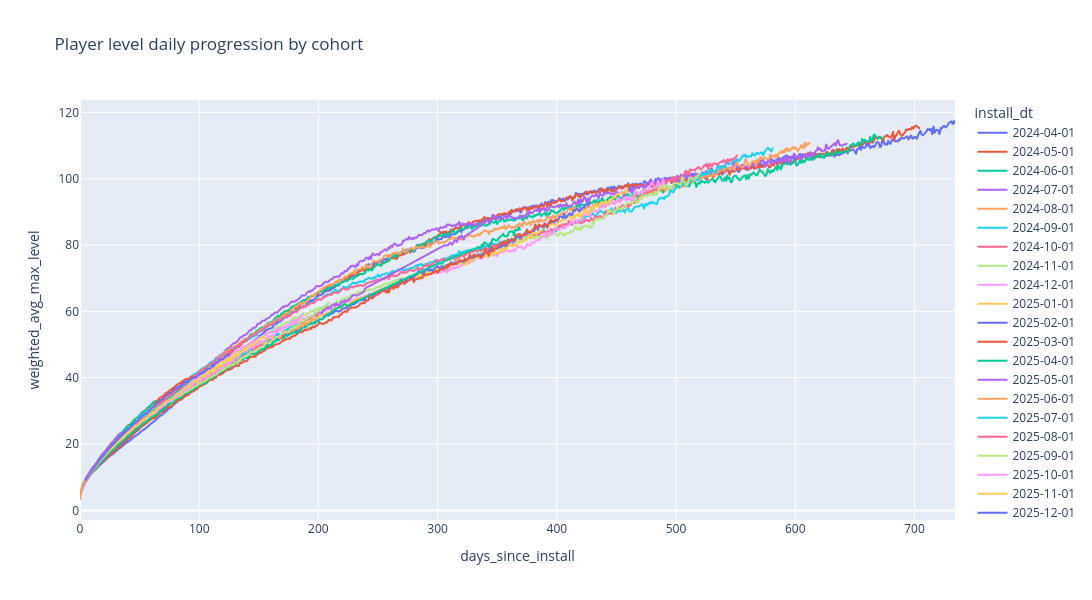

Notebook code cell kept with this figure:
### Code cell
# hide-output
fig = px.line(player_level_agg, 
              x='days_since_install', 
              y='weighted_avg_max_level',
              color='install_dt',
              title='Player level daily progression by cohort',
              width=1200,
              height=600,
              hover_data={'weighted_avg_max_level': True, 'cohort_users': True},)

fig.show()

### Figure 1 — Plotly figure (JSON) as saved in the notebook; plotly's stock layout.template omitted (floating-point values rounded to 4 significant figures; data arrays with more than 128 entries replaced by an {"elided": "..."} marker saying what was removed)
{"data": [{"customdata": {"elided": "735x1 int values"}, "hovertemplate": "install_dt=2024-04-01<br>days_since_install=%{x}<br>weighted_avg_max_level=%{y}<br>cohort_users=%{customdata[0]}<extra></extra>", "legendgroup": "2024-04-01", "line": {"color": "#636efa", "dash": "solid"}, "marker": {"symbol": "circle"}, "mode": "lines", "name": "2024-04-01", "showlegend": true, "type": "scattergl", "x": {"elided": "735 int values"}, "xaxis": "x", "y": {"elided": "735 float values"}, "yaxis": "y"}, {"customdata": {"elided": "705x1 int values"}, "hovertemplate": "install_dt=2024-05-01<br>days_since_install=%{x}<br>weighted_avg_max_level=%{y}<br>cohort_users=%{customdata[0]}<extra></extra>", "legendgroup": "2024-05-01", "line": {"color": "#EF553B", "dash": "solid"}, "marker": {"symbol": "circle"}, "mode": "lines", "name": "2024-05-01", "showlegend": true, "type": "scattergl", "x": {"elided": "705 int values"}, "xaxis": "x", "y": {"elided": "705 float values"}, "yaxis": "y"}, {"customdata": {"elided": "674x1 int values"}, "hovertemplate": "install_dt=2024-06-01<br>days_since_install=%{x}<br>weighted_avg_max_level=%{y}<br>cohort_users=%{customdata[0]}<extra></extra>", "legendgroup": "2024-06-01", "line": {"color": "#00cc96", "dash": "solid"}, "marker": {"symbol": "circle"}, "mode": "lines", "name": "2024-06-01", "showlegend": true, "type": "scattergl", "x": {"elided": "674 int values"}, "xaxis": "x", "y": {"elided": "674 float values"}, "yaxis": "y"}, {"customdata": {"elided": "644x1 int values"}, "hovertemplate": "install_dt=2024-07-01<br>days_since_install=%{x}<br>weighted_avg_max_level=%{y}<br>cohort_users=%{customdata[0]}<extra></extra>", "legendgroup": "2024-07-01", "line": {"color": "#ab63fa", "dash": "solid"}, "marker": {"symbol": "circle"}, "mode": "lines", "name": "2024-07-01", "showlegend": true, "type": "scattergl", "x": {"elided": "644 int values"}, "xaxis": "x", "y": {"elided": "644 float values"}, "yaxis": "y"}, {"customdata": {"elided": "613x1 int values"}, "hovertemplate": "install_dt=2024-08-01<br>days_since_install=%{x}<br>weighted_avg_max_level=%{y}<br>cohort_users=%{customdata[0]}<extra></extra>", "legendgroup": "2024-08-01", "line": {"color": "#FFA15A", "dash": "solid"}, "marker": {"symbol": "circle"}, "mode": "lines", "name": "2024-08-01", "showlegend": true, "type": "scattergl", "x": {"elided": "613 int values"}, "xaxis": "x", "y": {"elided": "613 float values"}, "yaxis": "y"}, {"customdata": {"elided": "582x1 int values"}, "hovertemplate": "install_dt=2024-09-01<br>days_since_install=%{x}<br>weighted_avg_max_level=%{y}<br>cohort_users=%{customdata[0]}<extra></extra>", "legendgroup": "2024-09-01", "line": {"color": "#19d3f3", "dash": "solid"}, "marker": {"symbol": "circle"}, "mode": "lines", "name": "2024-09-01", "showlegend": true, "type": "scattergl", "x": {"elided": "582 int values"}, "xaxis": "x", "y": {"elided": "582 float values"}, "yaxis": "y"}, {"customdata": {"elided": "552x1 int values"}, "hovertemplate": "install_dt=2024-10-01<br>days_since_install=%{x}<br>weighted_avg_max_level=%{y}<br>cohort_users=%{customdata[0]}<extra></extra>", "legendgroup": "2024-10-01", "line": {"color": "#FF6692", "dash": "solid"}, "marker": {"symbol": "circle"}, "mode": "lines", "name": "2024-10-01", "showlegend": true, "type": "scattergl", "x": {"elided": "552 int values"}, "xaxis": "x", "y": {"elided": "552 float values"}, "yaxis": "y"}, {"customdata": {"elided": "521x1 int values"}, "hovertemplate": "install_dt=2024-11-01<br>days_since_install=%{x}<br>weighted_avg_max_level=%{y}<br>cohort_users=%{customdata[0]}<extra></extra>", "legendgroup": "2024-11-01", "line": {"color": "#B6E880", "dash": "solid"}, "marker": {"symbol": "circle"}, "mode": "lines", "name": "2024-11-01", "showlegend": true, "type": "scattergl", "x": {"elided": "521 int values"}, "xaxis": "x", "y": {"elided": "521 float values"}, "yaxis": "y"}, {"customdata": {"elided": "491x1 int values"}, "hovertemplate": "install_dt=2024-12-01<br>days_since_install=%{x}<br>weighted_avg_max_level=%{y}<br>cohort_users=%{customdata[0]}<extra></extra>", "legendgroup": "2024-12-01", "line": {"color": "#FF97FF", "dash": "solid"}, "marker": {"symbol": "circle"}, "mode": "lines", "name": "2024-12-01", "showlegend": true, "type": "scattergl", "x": {"elided": "491 int values"}, "xaxis": "x", "y": {"elided": "491 float values"}, "yaxis": "y"}, {"customdata": {"elided": "460x1 int values"}, "hovertemplate": "install_dt=2025-01-01<br>days_since_install=%{x}<br>weighted_avg_max_level=%{y}<br>cohort_users=%{customdata[0]}<extra></extra>", "legendgroup": "2025-01-01", "line": {"color": "#FECB52", "dash": "solid"}, "marker": {"symbol": "circle"}, "mode": "lines", "name": "2025-01-01", "showlegend": true, "type": "scattergl", "x": {"elided": "460 int values"}, "xaxis": "x", "y": {"elided": "460 float values"}, "yaxis": "y"}, {"customdata": {"elided": "429x1 int values"}, "hovertemplate": "install_dt=2025-02-01<br>days_since_install=%{x}<br>weighted_avg_max_level=%{y}<br>cohort_users=%{customdata[0]}<extra></extra>", "legendgroup": "2025-02-01", "line": {"color": "#636efa", "dash": "solid"}, "marker": {"symbol": "circle"}, "mode": "lines", "name": "2025-02-01", "showlegend": true, "type": "scattergl", "x": {"elided": "429 int values"}, "xaxis": "x", "y": {"elided": "429 float values"}, "yaxis": "y"}, {"customdata": {"elided": "391x1 int values"}, "hovertemplate": "install_dt=2025-03-01<br>days_since_install=%{x}<br>weighted_avg_max_level=%{y}<br>cohort_users=%{customdata[0]}<extra></extra>", "legendgroup": "2025-03-01", "line": {"color": "#EF553B", "dash": "solid"}, "marker": {"symbol": "circle"}, "mode": "lines", "name": "2025-03-01", "showlegend": true, "type": "scattergl", "x": {"elided": "391 int values"}, "xaxis": "x", "y": {"elided": "391 float values"}, "yaxis": "y"}, {"customdata": {"elided": "257x1 int values"}, "hovertemplate": "install_dt=2025-04-01<br>days_since_install=%{x}<br>weighted_avg_max_level=%{y}<br>cohort_users=%{customdata[0]}<extra></extra>", "legendgroup": "2025-04-01", "line": {"color": "#00cc96", "dash": "solid"}, "marker": {"symbol": "circle"}, "mode": "lines", "name": "2025-04-01", "showlegend": true, "type": "scattergl", "x": {"elided": "257 int values"}, "xaxis": "x", "y": {"elided": "257 float values"}, "yaxis": "y"}, {"customdata": {"elided": "248x1 int values"}, "hovertemplate": "install_dt=2025-05-01<br>days_since_install=%{x}<br>weighted_avg_max_level=%{y}<br>cohort_users=%{customdata[0]}<extra></extra>", "legendgroup": "2025-05-01", "line": {"color": "#ab63fa", "dash": "solid"}, "marker": {"symbol": "circle"}, "mode": "lines", "name": "2025-05-01", "showlegend": true, "type": "scattergl", "x": {"elided": "248 int values"}, "xaxis": "x", "y": {"elided": "248 float values"}, "yaxis": "y"}, {"customdata": {"elided": "192x1 int values"}, "hovertemplate": "install_dt=2025-06-01<br>days_since_install=%{x}<br>weighted_avg_max_level=%{y}<br>cohort_users=%{customdata[0]}<extra></extra>", "legendgroup": "2025-06-01", "line": {"color": "#FFA15A", "dash": "solid"}, "marker": {"symbol": "circle"}, "mode": "lines", "name": "2025-06-01", "showlegend": true, "type": "scattergl", "x": {"elided": "192 int values"}, "xaxis": "x", "y": {"elided": "192 float values"}, "yaxis": "y"}, {"customdata": {"elided": "178x1 int values"}, "hovertemplate": "install_dt=2025-07-01<br>days_since_install=%{x}<br>weighted_avg_max_level=%{y}<br>cohort_users=%{customdata[0]}<extra></extra>", "legendgroup": "2025-07-01", "line": {"color": "#19d3f3", "dash": "solid"}, "marker": {"symbol": "circle"}, "mode": "lines", "name": "2025-07-01", "showlegend": true, "type": "scattergl", "x": {"elided": "178 int values"}, "xaxis": "x", "y": {"elided": "178 float values"}, "yaxis": "y"}, {"customdata": {"elided": "195x1 int values"}, "hovertemplate": "install_dt=2025-08-01<br>days_since_install=%{x}<br>weighted_avg_max_level=%{y}<br>cohort_users=%{customdata[0]}<extra></extra>", "legendgroup": "2025-08-01", "line": {"color": "#FF6692", "dash": "solid"}, "marker": {"symbol": "circle"}, "mode": "lines", "name": "2025-08-01", "showlegend": true, "type": "scattergl", "x": {"elided": "195 int values"}, "xaxis": "x", "y": {"elided": "195 float values"}, "yaxis": "y"}, {"customdata": {"elided": "197x1 int values"}, "hovertemplate": "install_dt=2025-09-01<br>days_since_install=%{x}<br>weighted_avg_max_level=%{y}<br>cohort_users=%{customdata[0]}<extra></extra>", "legendgroup": "2025-09-01", "line": {"color": "#B6E880", "dash": "solid"}, "marker": {"symbol": "circle"}, "mode": "lines", "name": "2025-09-01", "showlegend": true, "type": "scattergl", "x": {"elided": "197 int values"}, "xaxis": "x", "y": {"elided": "197 float values"}, "yaxis": "y"}, {"customdata": {"elided": "187x1 int values"}, "hovertemplate": "install_dt=2025-10-01<br>days_since_install=%{x}<br>weighted_avg_max_level=%{y}<br>cohort_users=%{customdata[0]}<extra></extra>", "legendgroup": "2025-10-01", "line": {"color": "#FF97FF", "dash": "solid"}, "marker": {"symbol": "circle"}, "mode": "lines", "name": "2025-10-01", "showlegend": true, "type": "scattergl", "x": {"elided": "187 int values"}, "xaxis": "x", "y": {"elided": "187 float values"}, "yaxis": "y"}, {"customdata": {"elided": "156x1 int values"}, "hovertemplate": "install_dt=2025-11-01<br>days_since_install=%{x}<br>weighted_avg_max_level=%{y}<br>cohort_users=%{customdata[0]}<extra></extra>", "legendgroup": "2025-11-01", "line": {"color": "#FECB52", "dash": "solid"}, "marker": {"symbol": "circle"}, "mode": "lines", "name": "2025-11-01", "showlegend": true, "type": "scattergl", "x": {"elided": "156 int values"}, "xaxis": "x", "y": {"elided": "156 float values"}, "yaxis": "y"}, {"customdata": [[84033], [39107], [30321], [26624], [24133], [22311], [21410], [20508], [19198], [18112], [17374], [16792], [16291], [15705], [15511], [14648], [14218], [13800], [13465], [13158], [12991], [12751], [12386], [12130], [11813], [11659], [11527], [11416], [11262], [11119], [10777], [10486], [10494], [10238], [10114], [10090], [9916], [9750], [9467], [9305], [9245], [9182], [9038], [8907], [8641], [8555], [8415], [8172], [8336], [8214], [8030], [7877], [7731], [7606], [7582], [7579], [7587], [7392], [7184], [7142], [6906], [6721], [6723], [6651], [6535], [6382], [6322], [6226], [6169], [6068], [6096], [5883], [5811], [5746], [5619], [5533], [5462], [5434], [5239], [5244], [4984], [4952], [4836], [4786], [4790], [4586], [4492], [4309], [4273], [4122], [4119], [3794], [3675], [3567], [3565], [3449], [3286], [3164], [3128], [2987], [2930], [2839], [2795], [2723], [2690], [2540], [2536], [2439], [2347], [2204], [2148], [2101], [2065], [2008], [2029], [1965], [1689], [1828], [1681], [1520], [1395], [1540], [1358], [1276], [1075], [1016]], "hovertemplate": "install_dt=2025-12-01<br>days_since_install=%{x}<br>weighted_avg_max_level=%{y}<br>cohort_users=%{customdata[0]}<extra></extra>", "legendgroup": "2025-12-01", "line": {"color": "#636efa", "dash": "solid"}, "marker": {"symbol": "circle"}, "mode": "lines", "name": "2025-12-01", "showlegend": true, "type": "scattergl", "x": [0, 1, 2, 3, 4, 5, 6, 7, 8, 9, 10, 11, 12, 13, 14, 15, 16, 17, 18, 19, 20, 21, 22, 23, 24, 25, 26, 27, 28, 29, 30, 31, 32, 33, 34, 35, 36, 37, 38, 39, 40, 41, 42, 43, 44, 45, 46, 47, 48, 49, 50, 51, 52, 53, 54, 55, 56, 57, 58, 59, 60, 61, 62, 63, 64, 65, 66, 67, 68, 69, 70, 71, 72, 73, 74, 75, 76, 77, 78, 79, 80, 81, 82, 83, 84, 85, 86, 87, 88, 89, 90, 91, 92, 93, 94, 95, 96, 97, 98, 99, 100, 101, 102, 103, 104, 105, 106, 107, 108, 109, 110, 111, 112, 113, 114, 115, 116, 117, 118, 119, 120, 121, 122, 123, 124, 125], "xaxis": "x", "y": [3.433, 5.34, 6.544, 7.511, 8.34, 9.088, 9.699, 10.31, 10.95, 11.54, 12.01, 12.55, 12.97, 13.42, 13.84, 14.46, 14.95, 15.41, 15.81, 16.31, 16.66, 17.06, 17.58, 17.97, 18.47, 18.8, 19.28, 19.62, 19.98, 20.3, 20.82, 21.14, 21.52, 21.97, 22.28, 22.51, 22.96, 23.35, 23.79, 24.12, 24.42, 24.77, 25.01, 25.5, 25.9, 26.19, 26.48, 26.94, 26.98, 27.24, 27.8, 28.14, 28.45, 28.84, 29.1, 29.27, 29.34, 29.92, 30.21, 30.46, 30.96, 31.24, 31.42, 31.74, 32.16, 32.66, 32.73, 33.16, 33.29, 33.52, 33.74, 34.3, 34.66, 34.79, 35.2, 35.37, 35.42, 35.87, 36.36, 36.48, 36.63, 36.82, 37.18, 37.36, 37.29, 37.82, 38.14, 38.47, 38.72, 38.76, 38.93, 39.05, 39.46, 39.69, 39.95, 39.92, 40.13, 40.03, 40.36, 40.72, 41.05, 41.1, 41.4, 41.4, 41.83, 41.83, 42.49, 42.52, 42.78, 42.71, 43.19, 43.76, 43.39, 44.25, 44.37, 44.49, 44.83, 45.26, 45.42, 45.61, 45.59, 46.01, 46.2, 46.75, 46.79, 46.68], "yaxis": "y"}, {"customdata": [[55993], [29247], [23270], [20572], [18974], [17684], [17020], [16275], [15320], [14652], [14099], [13614], [13143], [12926], [12673], [12223], [11863], [11550], [11200], [11055], [10710], [10633], [10216], [10064], [9854], [9577], [9361], [9368], [9355], [8977], [8790], [8601], [8466], [8238], [8145], [8069], [8008], [7733], [7560], [7425], [7287], [7140], [7221], [6977], [6772], [6660], [6606], [6512], [6345], [6391], [6202], [6095], [5974], [5941], [5864], [5767], [5737], [5611], [5494], [5342], [5277], [5161], [5070], [5010], [4882], [4721], [4675], [4414], [4429], [4507], [4403], [4304], [4174], [4136], [4110], [4057], [3935], [3947], [3949], [3899], [3753], [3627], [3594], [3403], [3420], [3346], [3272], [3229], [3010], [3004], [2846], [2672], [2759], [2464], [2271]], "hovertemplate": "install_dt=2026-01-01<br>days_since_install=%{x}<br>weighted_avg_max_level=%{y}<br>cohort_users=%{customdata[0]}<extra></extra>", "legendgroup": "2026-01-01", "line": {"color": "#EF553B", "dash": "solid"}, "marker": {"symbol": "circle"}, "mode": "lines", "name": "2026-01-01", "showlegend": true, "type": "scattergl", "x": [0, 1, 2, 3, 4, 5, 6, 7, 8, 9, 10, 11, 12, 13, 14, 15, 16, 17, 18, 19, 20, 21, 22, 23, 24, 25, 26, 27, 28, 29, 30, 31, 32, 33, 34, 35, 36, 37, 38, 39, 40, 41, 42, 43, 44, 45, 46, 47, 48, 49, 50, 51, 52, 53, 54, 55, 56, 57, 58, 59, 60, 61, 62, 63, 64, 65, 66, 67, 68, 69, 70, 71, 72, 73, 74, 75, 76, 77, 78, 79, 80, 81, 82, 83, 84, 85, 86, 87, 88, 89, 90, 91, 92, 93, 94], "xaxis": "x", "y": [3.829, 5.844, 7.11, 8.113, 8.97, 9.713, 10.32, 10.93, 11.51, 12.12, 12.63, 13.12, 13.56, 13.99, 14.42, 14.97, 15.47, 15.99, 16.46, 16.86, 17.29, 17.67, 18.23, 18.57, 19.04, 19.5, 19.93, 20.27, 20.53, 21.08, 21.49, 21.94, 22.34, 22.77, 23.17, 23.42, 23.75, 24.3, 24.63, 25.12, 25.55, 25.73, 25.94, 26.31, 26.75, 27.11, 27.47, 27.79, 28.0, 28.3, 28.72, 29.12, 29.48, 29.83, 29.94, 30.28, 30.52, 30.86, 31.12, 31.54, 31.91, 32.11, 32.32, 32.64, 32.82, 33.17, 33.58, 33.97, 34.09, 34.35, 34.6, 34.9, 35.48, 35.44, 35.77, 36.15, 36.36, 36.5, 36.95, 37.03, 37.53, 37.76, 38.02, 38.28, 38.31, 38.73, 38.9, 39.16, 39.43, 39.59, 39.66, 39.69, 39.9, 40.22, 40.53], "yaxis": "y"}, {"customdata": [[40662], [20565], [16343], [14635], [13300], [12518], [11890], [11416], [10806], [10178], [9788], [9350], [9238], [8861], [8776], [8451], [8066], [7881], [7679], [7423], [7311], [7386], [7077], [6833], [6678], [6461], [6460], [6326], [6302], [6135], [5942], [5784], [5585], [5606], [5519], [5419], [5334], [5150], [5054], [4941], [4902], [4804], [4850], [4693], [4612], [4567], [4404], [4397], [4485], [4364], [4257], [4183], [4107], [4083], [3979], [4105], [3899], [3791], [3774], [3666], [3644], [3476], [3484], [3344]], "hovertemplate": "install_dt=2026-02-01<br>days_since_install=%{x}<br>weighted_avg_max_level=%{y}<br>cohort_users=%{customdata[0]}<extra></extra>", "legendgroup": "2026-02-01", "line": {"color": "#00cc96", "dash": "solid"}, "marker": {"symbol": "circle"}, "mode": "lines", "name": "2026-02-01", "showlegend": true, "type": "scattergl", "x": [0, 1, 2, 3, 4, 5, 6, 7, 8, 9, 10, 11, 12, 13, 14, 15, 16, 17, 18, 19, 20, 21, 22, 23, 24, 25, 26, 27, 28, 29, 30, 31, 32, 33, 34, 35, 36, 37, 38, 39, 40, 41, 42, 43, 44, 45, 46, 47, 48, 49, 50, 51, 52, 53, 54, 55, 56, 57, 58, 59, 60, 61, 62, 63], "xaxis": "x", "y": [3.587, 5.553, 6.82, 7.789, 8.681, 9.416, 10.1, 10.7, 11.32, 11.96, 12.51, 13.11, 13.54, 14.06, 14.49, 15.07, 15.67, 16.15, 16.6, 17.06, 17.52, 17.79, 18.33, 18.86, 19.22, 19.68, 20.02, 20.29, 20.7, 21.08, 21.64, 22.02, 22.46, 22.73, 23.05, 23.42, 23.88, 24.19, 24.65, 25.01, 25.3, 25.68, 25.82, 26.32, 26.72, 27.02, 27.43, 27.74, 27.86, 28.33, 28.67, 29.13, 29.47, 29.69, 29.91, 30.17, 30.79, 30.95, 31.43, 31.61, 32.03, 32.44, 32.75, 32.99], "yaxis": "y"}, {"customdata": [[37773], [18476], [14683], [12892], [11788], [11126], [10585], [10240], [9364], [8900], [8484], [8255], [8064], [7833], [7683], [7422], [7061], [6831], [6694], [6488], [6348], [6407], [6218], [5895], [5898], [5747], [5554], [5514], [5438], [5297], [5093], [5006], [4838], [4796], [4677], [4467]], "hovertemplate": "install_dt=2026-03-01<br>days_since_install=%{x}<br>weighted_avg_max_level=%{y}<br>cohort_users=%{customdata[0]}<extra></extra>", "legendgroup": "2026-03-01", "line": {"color": "#ab63fa", "dash": "solid"}, "marker": {"symbol": "circle"}, "mode": "lines", "name": "2026-03-01", "showlegend": true, "type": "scattergl", "x": [0, 1, 2, 3, 4, 5, 6, 7, 8, 9, 10, 11, 12, 13, 14, 15, 16, 17, 18, 19, 20, 21, 22, 23, 24, 25, 26, 27, 28, 29, 30, 31, 32, 33, 34, 35], "xaxis": "x", "y": [3.476, 5.462, 6.697, 7.701, 8.566, 9.308, 9.959, 10.57, 11.32, 11.92, 12.49, 12.88, 13.4, 13.89, 14.4, 14.9, 15.52, 15.97, 16.47, 16.93, 17.31, 17.73, 18.23, 18.76, 19.17, 19.61, 20.15, 20.52, 20.85, 21.37, 21.84, 22.27, 22.69, 23.04, 23.32, 23.54], "yaxis": "y"}, {"customdata": [[30588], [15579], [12302], [10913], [9595]], "hovertemplate": "install_dt=2026-04-01<br>days_since_install=%{x}<br>weighted_avg_max_level=%{y}<br>cohort_users=%{customdata[0]}<extra></extra>", "legendgroup": "2026-04-01", "line": {"color": "#FFA15A", "dash": "solid"}, "marker": {"symbol": "circle"}, "mode": "lines", "name": "2026-04-01", "showlegend": true, "type": "scattergl", "x": [0, 1, 2, 3, 4], "xaxis": "x", "y": [3.544, 5.591, 6.945, 7.995, 8.946], "yaxis": "y"}], "layout": {"height": 600, "legend": {"title": {"text": "install_dt"}, "tracegroupgap": 0}, "title": {"text": "Player level daily progression by cohort"}, "width": 1200, "xaxis": {"anchor": "y", "domain": [0, 1], "title": {"text": "days_since_install"}}, "yaxis": {"anchor": "x", "domain": [0, 1], "title": {"text": "weighted_avg_max_level"}}}}
